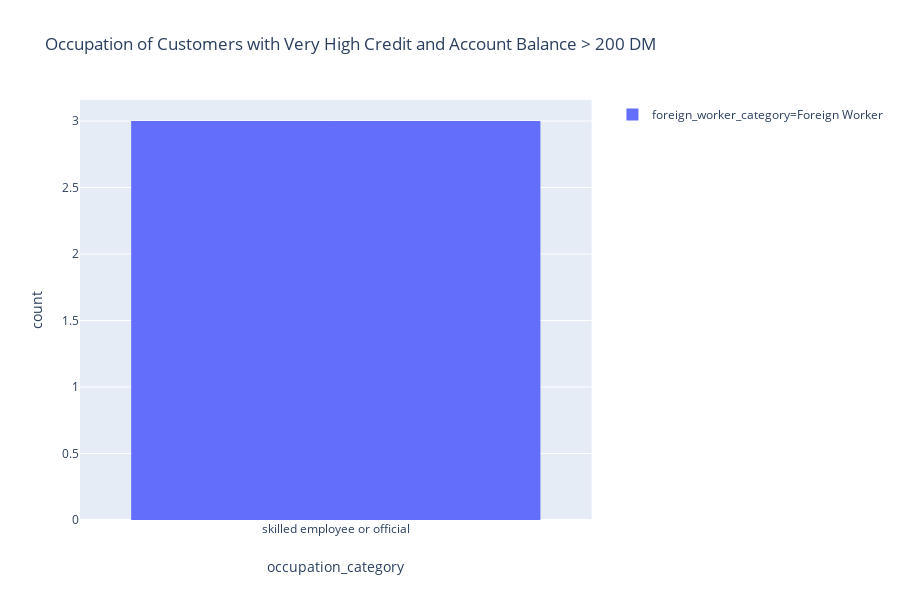

Notebook code for this chart:
### Code cell
fig = px.histogram(HIGH_CREDIT_CUSTOMERS_WITH_DM_GREATER_THAN_200, title='Occupation of Customers with Very High Credit and Account Balance > 200 DM', x="occupation_category", color="foreign_worker_category")
fig.show()

### Figure 1 — Plotly figure (JSON) as saved in the notebook; plotly's stock layout.template omitted (floating-point values rounded to 4 significant figures)
{"data": [{"alignmentgroup": "True", "bingroup": "x", "hoverlabel": {"namelength": 0}, "hovertemplate": "foreign_worker_category=Foreign Worker<br>occupation_category=%{x}<br>count=%{y}", "legendgroup": "foreign_worker_category=Foreign Worker", "marker": {"color": "#636efa"}, "name": "foreign_worker_category=Foreign Worker", "offsetgroup": "foreign_worker_category=Foreign Worker", "orientation": "v", "showlegend": true, "type": "histogram", "x": ["skilled employee or official", "skilled employee or official", "skilled employee or official"], "xaxis": "x", "yaxis": "y"}], "layout": {"barmode": "relative", "height": 600, "legend": {"tracegroupgap": 0}, "title": {"text": "Occupation of Customers with Very High Credit and Account Balance > 200 DM"}, "xaxis": {"anchor": "y", "domain": [0, 0.98], "title": {"text": "occupation_category"}}, "yaxis": {"anchor": "x", "domain": [0, 1], "title": {"text": "count"}}}}
